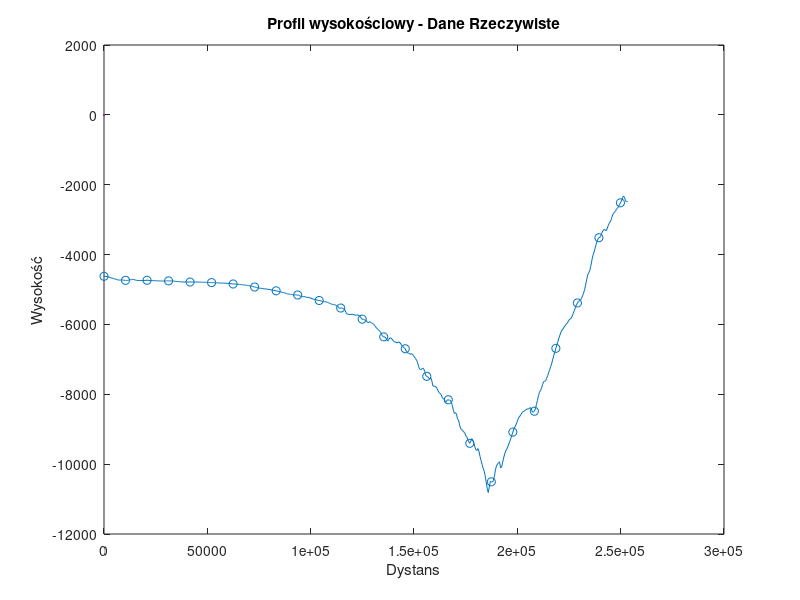

The MATLAB source for this figure: (Note: this script raises an error after producing the figure.)
%Projekt 3
% Metoda funkcjami sklejanymi 3 stopnia
clear all
close all
A = importdata("./profile_wysokosciowe/GlebiaChallengera.csv");
%A = importdata("./profile_wysokosciowe/MountEverest.csv");
%A = importdata("./profile_wysokosciowe/WielkiKanionKolorado.csv");

startOf = 1;
endOf = size(A.data,1);
numberOfInterpolationNodes = 25;

n = floor(endOf/(numberOfInterpolationNodes-1));
if mod(n,2) == 0
    n = n - 1;
end

RealData = A.data(startOf:endOf, :);
interpolationNodes = RealData(startOf:n:endOf, :);

%RealData = zeros(7, 2);  % Inicjalizacja macierzy 7x2 wypełnionej zerami
%for i = 1:7
%    RealData(i, 1) = i - 1;  % Wypełnienie pierwszej kolumny wartościami 0-6
%end
%RealData(2, 2) = 6;
%RealData(4,2) = -2
%RealData(6,2) = 4;

%interpolationNodes = zeros(3,2);
%interpolationNodes(1,1) = 1;
%interpolationNodes(1,2) = 6;
%interpolationNodes(2,1) = 3;
%interpolationNodes(2,2) = -2;
%interpolationNodes(3,1) = 5;
%interpolationNodes(3,2) = 4;


plot(RealData(:,1),RealData(:,2), LineWidth=5, Color=[0.50 0.50 0.50])
hold on
scatter(interpolationNodes(:,1),interpolationNodes(:,2), "cyan"), xlabel("Dystans"), ylabel("Wysokość"), title("Profil wysokościowy - Dane Rzeczywiste")

b = splines(interpolationNodes);
interpolatedValues = performSplineInterpolation(interpolationNodes,RealData,b);

xmin = 0;
xmax = max(RealData(:,1));
ymin = min(RealData(:,2));
ymax = max(RealData(:,2)) + 10;
figure
plot(RealData(:,1),RealData(:,2), LineWidth=5, Color=[0.50 0.50 0.50]);
hold on
scatter(interpolationNodes(:,1),interpolationNodes(:,2), "cyan");
plot(interpolatedValues(:,1), interpolatedValues(:,2)), xlabel("Dystans"), ylabel("Wysokość"), title("Profil wysokościowy - Interpolacja splajnami 3 stopnia"), xlim([xmin, xmax]), ylim([ymin, ymax])